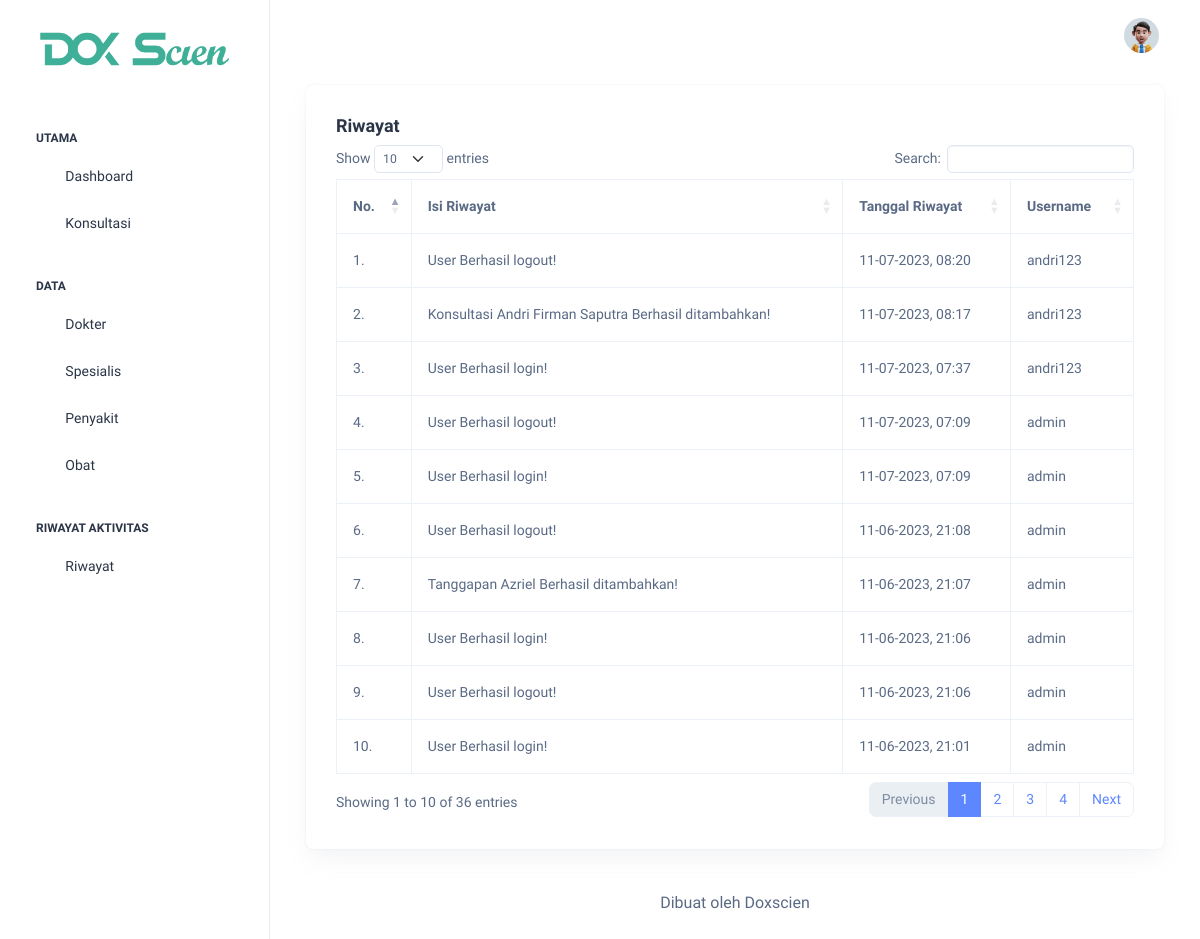
The app's page /admin/riwayat/index.php (signed in) with its own data.
### tables this page shows
CREATE TABLE `riwayat` (
  `id_riwayat` int(11) NOT NULL,
  `isi_riwayat` text NOT NULL,
  `tanggal_riwayat` datetime NOT NULL,
  `id_user` int(11) NOT NULL
);

CREATE TABLE `user` (
  `id_user` int(11) NOT NULL,
  `username` varchar(50) NOT NULL,
  `password` varchar(255) NOT NULL,
  `nama_lengkap` varchar(100) NOT NULL,
  `jenis_kelamin` enum('L','P') NOT NULL,
  `no_whatsapp` varchar(20) NOT NULL,
  `alamat` text NOT NULL,
  `role` enum('administrator','operator','pasien') NOT NULL
);

### admin/riwayat/index.php (the view, shortened to what this page needs)
<?php
  require_once '../../koneksi.php';
  $riwayat = mysqli_query($koneksi, "SELECT * FROM riwayat INNER JOIN user ON riwayat.id_user = user.id_user ORDER BY tanggal_riwayat DESC");
?>
<!doctype html>
<html lang="en">
<head>
  <?php include_once '../include/head.php'; ?>
</head>
<body>
  <div class="page-wrapper" id="main-wrapper" data-layout="vertical" data-navbarbg="skin6" data-sidebartype="full"
    data-sidebar-position="fixed" data-header-position="fixed">
    <?php
      include_once '../include/sidebar.php';
    ?>
    <div class="body-wrapper">
      <?php
        include_once '../include/navbar.php';
      ?>
      <div class="container-fluid">
        <div class="container-fluid">
          <div class="card">
            <div class="card-body">
              <h5 class="card-title fw-semibold">Riwayat</h5>
              <div class="table-responsive">
                <table class="table table-bordered" id="dataTable" width="100%" cellspacing="0">
                  <thead>
                    <tr>
                      <th>No.</th>
                      <th>Isi Riwayat</th>
                      <th>Tanggal Riwayat</th>
                      <th>Username</th>
                    </tr>
                  </thead>
                  <tbody>
                    <?php $i = 1; ?>
                    <?php foreach ($riwayat as $data_riwayat): ?>
                      <tr>
                        <td><?= $i++; ?>.</td>
                        <td><?= $data_riwayat['isi_riwayat']; ?></td>
                        <td><?= date("d-m-Y, H:i", strtotime($data_riwayat['tanggal_riwayat'])); ?></td>
                        <td><?= $data_riwayat['username']; ?></td>
                      </tr>
                    <?php endforeach ?>
                  </tbody>
                </table>
              </div>
            </div>
          </div>
        </div>
        <?php include_once '../include/footer.php'; ?>
      </div>
    </div>
  </div>
</body>
</html>

### records on screen
riwayat: isi_riwayat "User Berhasil logout!", tanggal_riwayat "11-07-2023, 08:20", id_user.username "andri123"
riwayat: isi_riwayat "Konsultasi Andri Firman Saputra Berhasil ditambahkan!", tanggal_riwayat "11-07-2023, 08:17", id_user.username "andri123"
riwayat: isi_riwayat "User Berhasil login!", tanggal_riwayat "11-07-2023, 07:37", id_user.username "andri123"
riwayat: isi_riwayat "User Berhasil logout!", tanggal_riwayat "11-07-2023, 07:09", id_user.username "admin"
riwayat: isi_riwayat "User Berhasil login!", tanggal_riwayat "11-07-2023, 07:09", id_user.username "admin"
riwayat: isi_riwayat "User Berhasil logout!", tanggal_riwayat "11-06-2023, 21:08", id_user.username "admin"
riwayat: isi_riwayat "Tanggapan Azriel Berhasil ditambahkan!", tanggal_riwayat "11-06-2023, 21:07", id_user.username "admin"
riwayat: isi_riwayat "User Berhasil login!", tanggal_riwayat "11-06-2023, 21:06", id_user.username "admin"
riwayat: isi_riwayat "User Berhasil logout!", tanggal_riwayat "11-06-2023, 21:06", id_user.username "admin"
riwayat: isi_riwayat "User Berhasil login!", tanggal_riwayat "11-06-2023, 21:01", id_user.username "admin"
